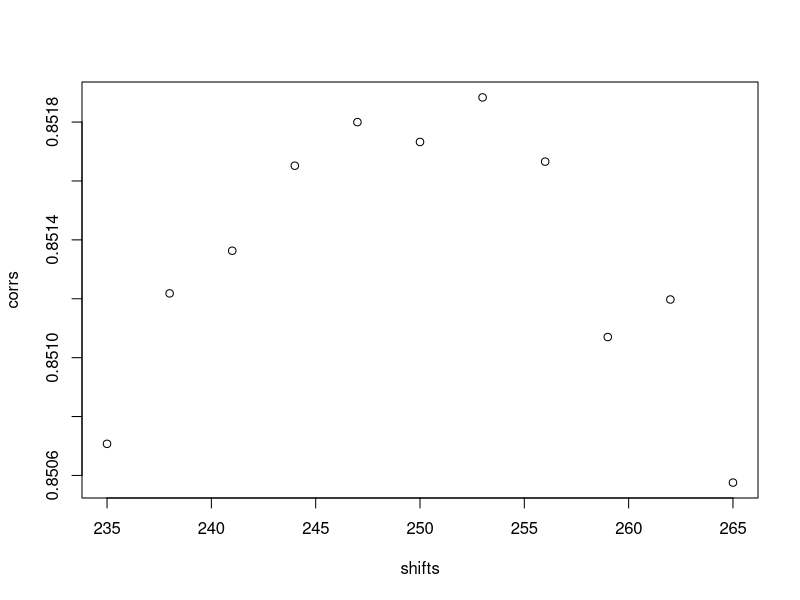

Write the R code that produced this figure.
## ---- chunk 1
library(S4Vectors)
## ---- chunk 2
showClass("Rle")
## ---- chunk 3
set.seed(0)
lambda <- c(rep(0.001, 4500), seq(0.001, 10, length=500),
            seq(10, 0.001, length=500))
xVector <- rpois(1e7, lambda)
yVector <- rpois(1e7, lambda[c(251:length(lambda), 1:250)])
xRle <- Rle(xVector)
yRle <- Rle(yVector)
## ---- chunk 4
length(xRle)
xRle[1]
zRle <- c(xRle, yRle)
## ---- chunk 5
xSnippet <- window(xRle, 4751, 4760)
xSnippet
head(xSnippet)
tail(xSnippet)
rev(xSnippet)
rep(xSnippet, 2)
subset(xSnippet, xSnippet >= 5L)
## ---- chunk 6
c(xSnippet, rev(xSnippet))
append(xSnippet, xSnippet, after=3)
## ---- chunk 7
xSnippet
aggregate(xSnippet, start=1:8, width=3, FUN=median)
## ---- chunk 8
cor(xRle, yRle)
shifts <- seq(235, 265, by=3)
corrs  <- shiftApply(shifts, yRle, xRle, FUN=cor)
## ---- chunk 9
plot(shifts, corrs)
## ---- chunk 10
as.vector(object.size(xRle) / object.size(xVector))
identical(as.vector(xRle), xVector)
## ---- chunk 11
head(runValue(xRle))
head(runLength(xRle))
## ---- chunk 12
xRle > 0
xRle + yRle
xRle > 0 | yRle > 0
## ---- chunk 13
range(xRle)
sum(xRle > 0 | yRle > 0)
## ---- chunk 14
log1p(xRle)
## ---- chunk 15
cor(xRle, yRle)
shiftApply(249:251, yRle, xRle,
           FUN=function(x, y) {var(x, y) / (sd(x) * sd(y))})
## ---- chunk 16
showClass("DataFrame")
## ---- chunk 17
df <- DataFrame(x=xRle, y=yRle)
sapply(df, class)
sapply(df, summary)
sapply(as.data.frame(df), summary)
endoapply(df, `+`, 0.5)
## ---- chunk 18
sessionInfo()
